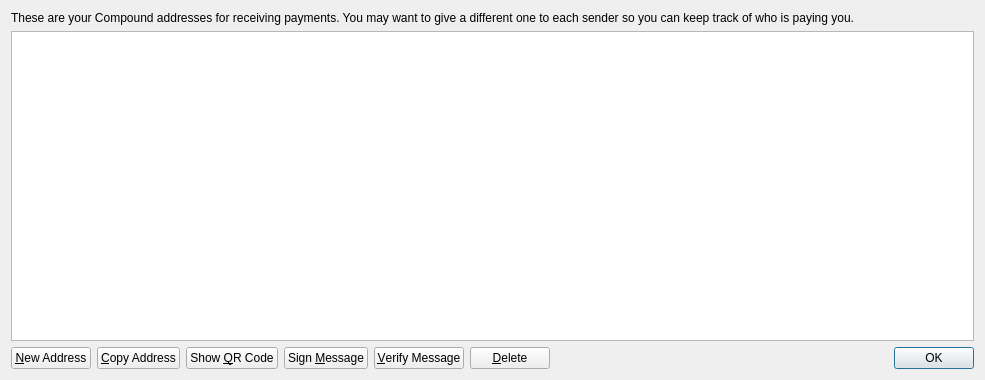
<?xml version="1.0" encoding="UTF-8"?>
<ui version="4.0">
 <class>AddressBookPage</class>
 <widget class="QWidget" name="AddressBookPage">
  <property name="geometry">
   <rect>
    <x>0</x>
    <y>0</y>
    <width>985</width>
    <height>380</height>
   </rect>
  </property>
  <property name="windowTitle">
   <string>Address Book</string>
  </property>
  <layout class="QVBoxLayout" name="verticalLayout">
   <item>
    <widget class="QLabel" name="labelExplanation">
     <property name="text">
      <string>These are your Compound addresses for receiving payments. You may want to give a different one to each sender so you can keep track of who is paying you.</string>
     </property>
     <property name="textFormat">
      <enum>Qt::PlainText</enum>
     </property>
     <property name="wordWrap">
      <bool>true</bool>
     </property>
    </widget>
   </item>
   <item>
    <widget class="QTableView" name="tableView">
     <property name="contextMenuPolicy">
      <enum>Qt::CustomContextMenu</enum>
     </property>
     <property name="toolTip">
      <string>Double-click to edit address or label</string>
     </property>
     <property name="tabKeyNavigation">
      <bool>false</bool>
     </property>
     <property name="alternatingRowColors">
      <bool>true</bool>
     </property>
     <property name="selectionMode">
      <enum>QAbstractItemView::SingleSelection</enum>
     </property>
     <property name="selectionBehavior">
      <enum>QAbstractItemView::SelectRows</enum>
     </property>
     <property name="sortingEnabled">
      <bool>true</bool>
     </property>
     <attribute name="verticalHeaderVisible">
      <bool>false</bool>
     </attribute>
    </widget>
   </item>
   <item>
    <layout class="QHBoxLayout" name="horizontalLayout">
     <item>
      <widget class="QPushButton" name="newAddressButton">
       <property name="toolTip">
        <string>Create a new address</string>
       </property>
       <property name="text">
        <string>&amp;New Address</string>
       </property>
       <property name="icon">
        <iconset resource="../bitcoin.qrc">
         <normaloff>:/icons/add</normaloff>:/icons/add</iconset>
       </property>
      </widget>
     </item>
     <item>
      <widget class="QPushButton" name="copyToClipboard">
       <property name="toolTip">
        <string>Copy the currently selected address to the system clipboard</string>
       </property>
       <property name="text">
        <string>&amp;Copy Address</string>
       </property>
       <property name="icon">
        <iconset resource="../bitcoin.qrc">
         <normaloff>:/icons/editcopy</normaloff>:/icons/editcopy</iconset>
       </property>
      </widget>
     </item>
     <item>
      <widget class="QPushButton" name="showQRCode">
       <property name="text">
        <string>Show &amp;QR Code</string>
       </property>
       <property name="icon">
        <iconset resource="../bitcoin.qrc">
         <normaloff>:/icons/qrcode</normaloff>:/icons/qrcode</iconset>
       </property>
      </widget>
     </item>
     <item>
      <widget class="QPushButton" name="signMessage">
       <property name="toolTip">
        <string>Sign a message to prove you own a Compound address</string>
       </property>
       <property name="text">
        <string>Sign &amp;Message</string>
       </property>
       <property name="icon">
        <iconset resource="../bitcoin.qrc">
         <normaloff>:/icons/edit</normaloff>:/icons/edit</iconset>
       </property>
      </widget>
     </item>
     <item>
      <widget class="QPushButton" name="verifyMessage">
       <property name="toolTip">
        <string>Verify a message to ensure it was signed with a specified Compound address</string>
       </property>
       <property name="text">
        <string>&amp;Verify Message</string>
       </property>
       <property name="icon">
        <iconset resource="../bitcoin.qrc">
         <normaloff>:/icons/transaction_0</normaloff>:/icons/transaction_0</iconset>
       </property>
      </widget>
     </item>
     <item>
      <widget class="QPushButton" name="deleteButton">
       <property name="toolTip">
        <string>Delete the currently selected address from the list</string>
       </property>
       <property name="text">
        <string>&amp;Delete</string>
       </property>
       <property name="icon">
        <iconset resource="../bitcoin.qrc">
         <normaloff>:/icons/remove</normaloff>:/icons/remove</iconset>
       </property>
      </widget>
     </item>
     <item>
      <spacer name="horizontalSpacer">
       <property name="orientation">
        <enum>Qt::Horizontal</enum>
       </property>
       <property name="sizeHint" stdset="0">
        <size>
         <width>40</width>
         <height>20</height>
        </size>
       </property>
      </spacer>
     </item>
     <item>
      <widget class="QDialogButtonBox" name="buttonBox">
       <property name="sizePolicy">
        <sizepolicy hsizetype="Maximum" vsizetype="Fixed">
         <horstretch>0</horstretch>
         <verstretch>0</verstretch>
        </sizepolicy>
       </property>
       <property name="standardButtons">
        <set>QDialogButtonBox::Ok</set>
       </property>
      </widget>
     </item>
    </layout>
   </item>
  </layout>
 </widget>
 <resources>
  <include location="../bitcoin.qrc"/>
 </resources>
 <connections/>
</ui>
